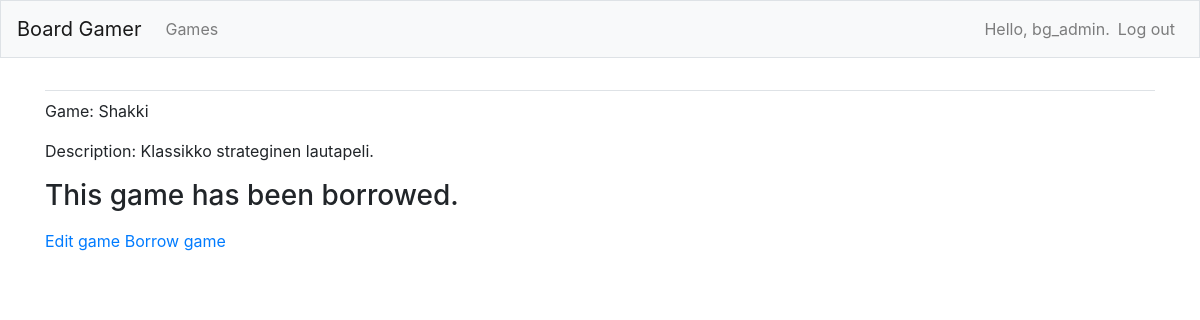
The page /games/7/ (signed in) on the database as committed earlier.
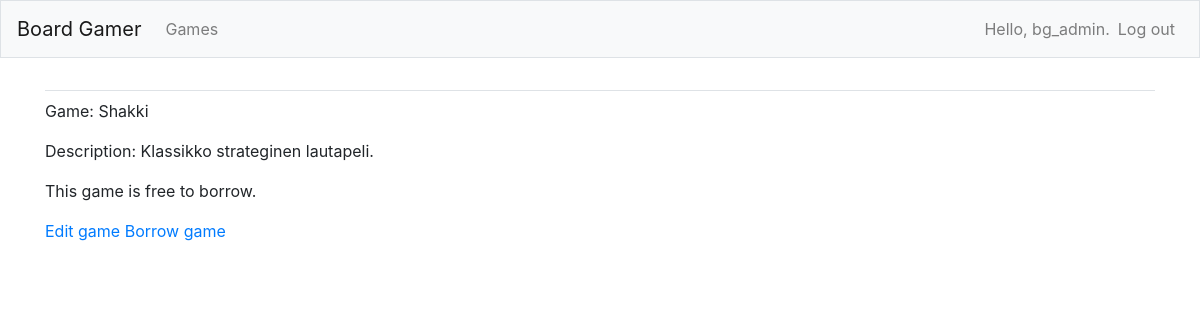
The same page on the database as committed later.
### board_gamer/views.py (the view)
# urls.py: path('games/<int:game_id>/', views.game, name='game'),
@login_required
def game(request, game_id):
    game = Game.objects.get(id=game_id)
    context = {'game':game}
    return render(request, 'board_gamer/game.html', context)

### board_gamer/models.py (called while the page is built)
    def __str__(self):
        return self.text

### board_gamer/templates/board_gamer/game.html (shortened to what this page needs)
{% extends "board_gamer/base.html" %}
{% block content %}
    <p>Game: {{ game }}</p>
    <p>Description: {{ game.description }}</p>
    {% if game.is_borrowed %}
        <h3><p>This game has been borrowed.</p></h3>
    {% else %}
        <p>This game is free to borrow.</p>
    {% endif %}
    <p>
        <a href="{% url 'board_gamer:edit_game' game.id %}">Edit game</a>
        <a href="{% url 'board_gamer:borrow_game' game.id %}">Borrow game</a>
    </p>
{% endblock content %}

Rows that differ between the two databases and show on the page:
changed Game "Shakki": is_borrowed True → False (drawn)
Other text that changed with them:
text no longer shown: "This game has been borrowed."
text now shown: "This game is free to borrow."
